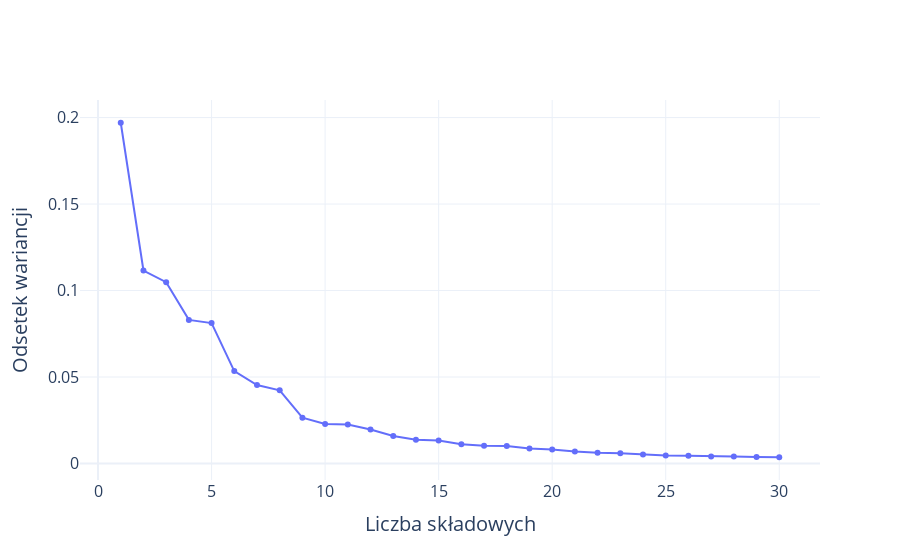

Notebook code cell kept with this figure:
### Code cell
# PCA
pca = PCA(n_components=0.95)
X_pca = pca.fit_transform(X_train_scaled)

# Wyjaśniona wariancja
explained_variance_ratio = pca.explained_variance_ratio_

# Kumulatywna suma wyjaśnionej wariancji
cumulative_explained_variance_ratio = explained_variance_ratio.cumsum()

# Tworzenie osypiska (scree plot) za pomocą Plotly
fig = go.Figure()
fig.add_trace(go.Scatter(x=list(range(1, len(explained_variance_ratio) + 1)), y=explained_variance_ratio,
                         mode='lines+markers', name='Explained Variance Ratio'))
# fig.add_trace(go.Scatter(x=list(range(1, len(cumulative_explained_variance_ratio) + 1)), 
#                          y=cumulative_explained_variance_ratio,
#                          mode='lines+markers', name='Cumulative Explained Variance Ratio'))

# Dodajemy etykiety i tytuł
fig.update_layout(
    xaxis=dict(
        title='Liczba składowych',
        tickfont=dict(size=16),
        title_font=dict(size=20),
    ),
    yaxis=dict(
        title='Odsetek wariancji',
        tickfont=dict(size=16),
        title_font=dict(size=20)
    )
)
fig.update_layout(template="plotly_white")


# Wyświetlenie wykresu
fig.show()
fig.write_image("images5/osypisko.png", width=1000, height=600, scale=3, format="png")

### Figure 1 — Plotly figure (JSON) as saved in the notebook; plotly's stock layout.template omitted (floating-point values rounded to 4 significant figures)
{"data": [{"mode": "lines+markers", "name": "Explained Variance Ratio", "type": "scatter", "x": [1, 2, 3, 4, 5, 6, 7, 8, 9, 10, 11, 12, 13, 14, 15, 16, 17, 18, 19, 20, 21, 22, 23, 24, 25, 26, 27, 28, 29, 30], "y": [0.197, 0.1116, 0.1048, 0.08303, 0.0812, 0.05343, 0.04538, 0.04232, 0.02648, 0.02287, 0.02252, 0.01965, 0.01594, 0.01373, 0.01337, 0.01111, 0.01024, 0.01013, 0.008645, 0.008113, 0.00689, 0.006222, 0.006013, 0.005198, 0.004583, 0.004494, 0.004112, 0.004058, 0.003819, 0.00363]}], "layout": {"xaxis": {"tickfont": {"size": 16}, "title": {"font": {"size": 20}, "text": "Liczba składowych"}}, "yaxis": {"tickfont": {"size": 16}, "title": {"font": {"size": 20}, "text": "Odsetek wariancji"}}}}
